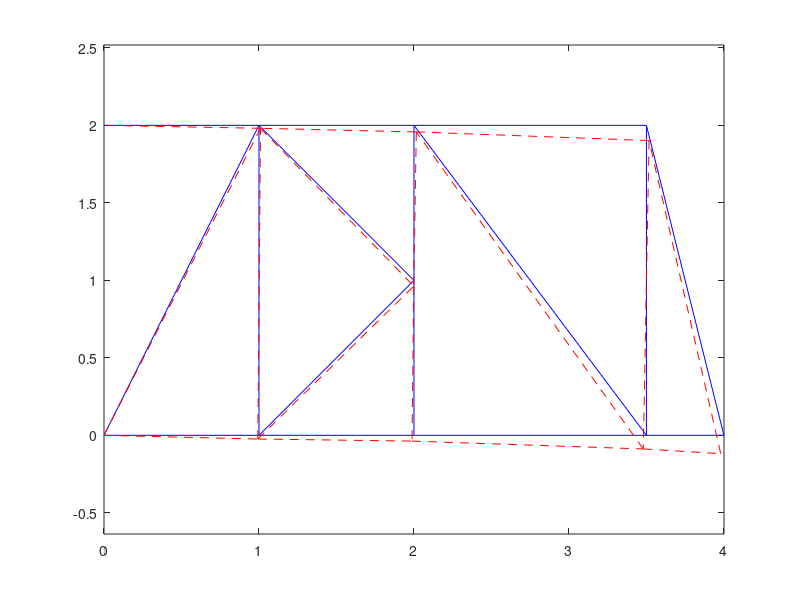

This figure's MATLAB source:
function planer_truss
clear all;
close all;
global np;global ne;global nb;global nf;
global nodes;global elems;
global cnsts;global loads;
% load exp1;
load exp2;
draw_truss();
axis equal;

eks = {};
K = zeros(np*2);
F = zeros(np*2,1);
u = zeros(np*2,1);
computeLocalStiffnessMatrix();
computeTotalStiffnessMatrix();
loadBoundaryCondition();
loadForce();
u=K\F;
fprintf('[computed displacement]\n');
u
draw_displaced_truss();

    function computeLocalStiffnessMatrix()
        for idx=1:ne
            n1=elems(idx,2);
            n2=elems(idx,3);
            n1x=nodes(n1,2);
            n1y=nodes(n1,3);
            n2x=nodes(n2,2);
            n2y=nodes(n2,3);
            z = (n2x-n1x) + (n2y-n1y) * i;
            theta = angle(z);
            deg = theta*180/pi;
            c = cos(theta);
            s = sin(theta);
            l = abs(z);
            A = elems(idx,4);
            E = elems(idx,5);
            k = A*E/l;
            ek = k * [
                c^2 c*s -c^2 -c*s
                c*s s^2 -c*s -s^2
                -c^2 -c*s c^2 c*s
                -c*s -s^2 c*s s^2
                ];
            eks = [eks;  {n1,n2, ek}];
        end
    end

    function computeTotalStiffnessMatrix()
        for idx=1:ne
            it = double(cell2mat(eks(idx,1)));
            jt = double(cell2mat(eks(idx,2)));
            ek = cell2mat(eks(idx,3));
            ll = [2*it-1,2*it,2*jt-1,2*jt];
            for ie=1:4
                for je=1:4                    
                    K(ll(ie),ll(je)) = K(ll(ie),ll(je)) + ek(ie,je);
                end
            end
        end
    end

    function loadBoundaryCondition()
        count = size(cnsts,1);
        for i=1:count
            idx = cnsts(i,1);
            xidx = 2*idx;
            yidx = 2*idx-1;
            isXConstrained = cnsts(i,2);
            isYConstrained = cnsts(i,3);
            
            if(isXConstrained==1)
                K(xidx,:) = 0;
                K(:,xidx) = 0;
                K(xidx,xidx) = 1;
            end
            
            if(isYConstrained==1)
                K(yidx,:) = 0;
                K(:,yidx) = 0;
                K(yidx,yidx) = 1;
            end
        end
    end

    function loadForce()
        count = size(loads,1);
        for idx=1:count
            fidx = loads(idx,1);
            F(2*fidx-1) = loads(idx,2);
            F(2*fidx) = loads(idx,3);
            fx_origin = nodes(fidx,2);
            fy_origin = nodes(fidx,3);
            fx_dist = fx_origin+loads(idx,2);
            fy_dist = fy_origin+loads(idx,3);
            drawArrow([fx_origin,fx_dist],[fy_origin,fy_dist]);
        end
    end

    function draw_truss()
        count = size(elems,1);
        for i=1:count
            n1=elems(i,2);
            n2=elems(i,3);
            n1x=nodes(n1,2);
            n1y=nodes(n1,3);
            n2x=nodes(n2,2);
            n2y=nodes(n2,3);
            plot([n1x,n2x],[n1y,n2y],'b-');
            hold on;
        end
    end

    function draw_displaced_truss()
        count = size(elems,1);
        for i=1:count
            n1=elems(i,2);
            n2=elems(i,3);
            n1x=nodes(n1,2)+u(2*n1-1);
            n1y=nodes(n1,3)+u(2*n1);
            n2x=nodes(n2,2)+u(2*n2-1);
            n2y=nodes(n2,3)+u(2*n2);
            plot([n1x,n2x],[n1y,n2y],'r--');
            hold on;
        end
    end

    function drawArrow(x,y)
        quiver( x(1),y(1),x(2)-x(1),y(2)-y(1),0 );
    end


end